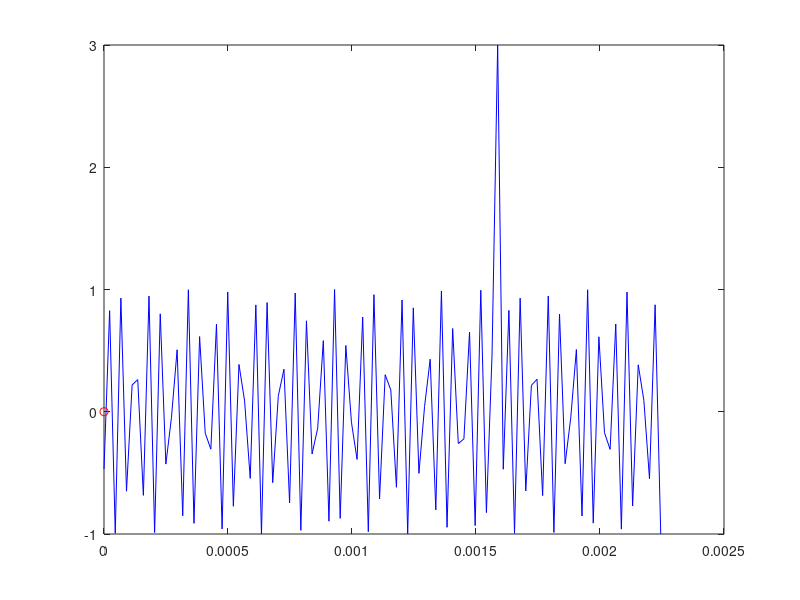

Write the MATLAB code that produced this figure.
clear all
close all
Fsenial=100;
load('500h.txt');
y=[X500h(:,2)];
%maximo=max(y);
%y=y/maximo;
t=0:1/44100:(length(y)-1)*(1/44100);
fs=input('fs=')
Ts=1/fs;
yc = resample(y,fs,44100)
t2 = (0:(length(yc)-1))*44100/(fs*44100);
%yc1=(yc-1).*Ts
%calculo tiempo de muestreo
Tfinal = 0.0500;%valor final de tiempo
N=Tfinal/Ts;%calculo la cantidad de muestras
n=0:N;%secuencia de muestras
td=n*Ts;%valores de tiempo discreto
td2=td(1:(end-1))%valores de tiempo discreto
%td=0:1/fs:0.05
plot(t,y,'b',t2,yc,'or')
y=yc
t=t2
